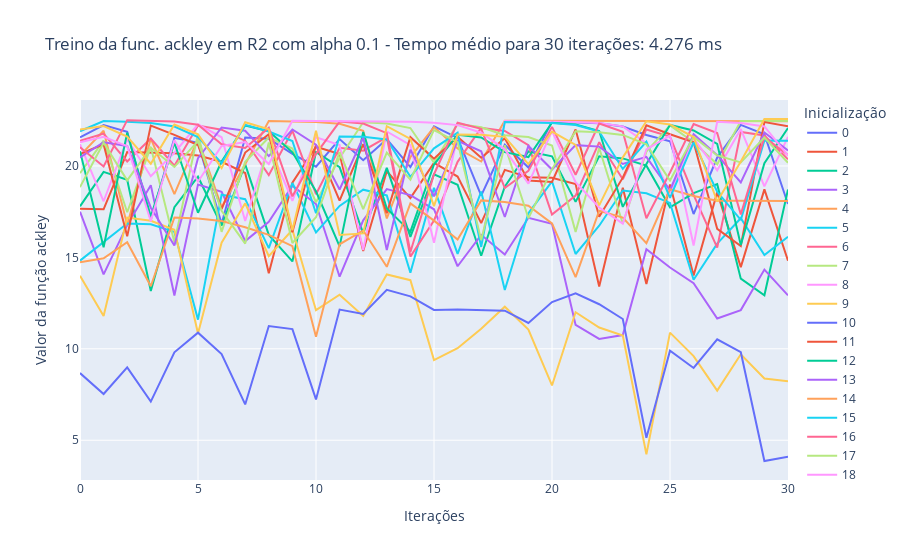

Here is the notebook cell this chart was saved with:
### Markdown cell above
Caso 3.2: $\alpha$ = 0.1, treinamento por 30 iterações

### Code cell
treina_gradiente(1e-1, 2, 'ackley', 30)

### Figure 1 — Plotly figure (JSON) as saved in the notebook; plotly's stock layout.template omitted (floating-point values rounded to 4 significant figures)
{"data": [{"hovertemplate": "variable=0<br>index=%{x}<br>value=%{y}<extra></extra>", "legendgroup": "0", "line": {"color": "#636efa", "dash": "solid"}, "marker": {"symbol": "circle"}, "mode": "lines", "name": "0", "orientation": "v", "showlegend": true, "type": "scatter", "x": [0, 1, 2, 3, 4, 5, 6, 7, 8, 9, 10, 11, 12, 13, 14, 15, 16, 17, 18, 19, 20, 21, 22, 23, 24, 25, 26, 27, 28, 29, 30], "xaxis": "x", "y": [21.57, 22.24, 21.87, 17.06, 21.54, 21.27, 16.84, 21.56, 21.49, 20.66, 19.96, 21.47, 20.32, 21.47, 19.94, 22.16, 21.53, 18.37, 21.16, 19.91, 22.43, 22.4, 22.33, 22.16, 21.7, 21.35, 17.37, 20.46, 22.24, 21.74, 17.92], "yaxis": "y"}, {"hovertemplate": "variable=1<br>index=%{x}<br>value=%{y}<extra></extra>", "legendgroup": "1", "line": {"color": "#EF553B", "dash": "solid"}, "marker": {"symbol": "circle"}, "mode": "lines", "name": "1", "orientation": "v", "showlegend": true, "type": "scatter", "x": [0, 1, 2, 3, 4, 5, 6, 7, 8, 9, 10, 11, 12, 13, 14, 15, 16, 17, 18, 19, 20, 21, 22, 23, 24, 25, 26, 27, 28, 29, 30], "xaxis": "x", "y": [17.66, 17.63, 20.76, 20.74, 20.69, 20.57, 20.23, 19.61, 14.13, 19.08, 21.05, 20.65, 15.35, 19.71, 18.24, 20.17, 19.42, 16.87, 19.78, 19.39, 19.35, 19.02, 13.4, 18.8, 13.55, 18.99, 14.01, 18.56, 14.47, 18.72, 14.82], "yaxis": "y"}, {"hovertemplate": "variable=2<br>index=%{x}<br>value=%{y}<extra></extra>", "legendgroup": "2", "line": {"color": "#00cc96", "dash": "solid"}, "marker": {"symbol": "circle"}, "mode": "lines", "name": "2", "orientation": "v", "showlegend": true, "type": "scatter", "x": [0, 1, 2, 3, 4, 5, 6, 7, 8, 9, 10, 11, 12, 13, 14, 15, 16, 17, 18, 19, 20, 21, 22, 23, 24, 25, 26, 27, 28, 29, 30], "xaxis": "x", "y": [17.79, 19.68, 19.25, 13.16, 17.75, 19.41, 16.74, 20.09, 16.23, 14.78, 20.76, 19.94, 16.32, 19.9, 16.12, 19.54, 18.97, 15.09, 18.86, 20.79, 20.52, 18.04, 20.53, 20.41, 20.02, 17.74, 18.52, 19.0, 13.84, 12.93, 18.71], "yaxis": "y"}, {"hovertemplate": "variable=3<br>index=%{x}<br>value=%{y}<extra></extra>", "legendgroup": "3", "line": {"color": "#ab63fa", "dash": "solid"}, "marker": {"symbol": "circle"}, "mode": "lines", "name": "3", "orientation": "v", "showlegend": true, "type": "scatter", "x": [0, 1, 2, 3, 4, 5, 6, 7, 8, 9, 10, 11, 12, 13, 14, 15, 16, 17, 18, 19, 20, 21, 22, 23, 24, 25, 26, 27, 28, 29, 30], "xaxis": "x", "y": [17.5, 14.07, 16.77, 18.95, 12.92, 18.98, 18.58, 15.89, 16.95, 18.91, 17.92, 13.94, 17.03, 18.73, 18.41, 17.63, 14.51, 16.23, 15.15, 17.17, 16.84, 11.3, 10.54, 10.75, 15.45, 14.44, 13.59, 11.65, 12.12, 14.33, 12.92], "yaxis": "y"}, {"hovertemplate": "variable=4<br>index=%{x}<br>value=%{y}<extra></extra>", "legendgroup": "4", "line": {"color": "#FFA15A", "dash": "solid"}, "marker": {"symbol": "circle"}, "mode": "lines", "name": "4", "orientation": "v", "showlegend": true, "type": "scatter", "x": [0, 1, 2, 3, 4, 5, 6, 7, 8, 9, 10, 11, 12, 13, 14, 15, 16, 17, 18, 19, 20, 21, 22, 23, 24, 25, 26, 27, 28, 29, 30], "xaxis": "x", "y": [20.57, 21.93, 16.78, 21.5, 18.46, 21.48, 17.74, 20.14, 22.45, 22.44, 22.4, 22.31, 21.93, 17.13, 20.48, 22.12, 20.96, 20.24, 22.47, 22.47, 22.47, 22.47, 22.47, 22.47, 22.47, 22.47, 22.47, 22.47, 22.46, 22.46, 22.45], "yaxis": "y"}, {"hovertemplate": "variable=5<br>index=%{x}<br>value=%{y}<extra></extra>", "legendgroup": "5", "line": {"color": "#19d3f3", "dash": "solid"}, "marker": {"symbol": "circle"}, "mode": "lines", "name": "5", "orientation": "v", "showlegend": true, "type": "scatter", "x": [0, 1, 2, 3, 4, 5, 6, 7, 8, 9, 10, 11, 12, 13, 14, 15, 16, 17, 18, 19, 20, 21, 22, 23, 24, 25, 26, 27, 28, 29, 30], "xaxis": "x", "y": [14.82, 15.85, 16.85, 16.81, 16.39, 11.6, 18.43, 18.18, 15.51, 19.07, 16.36, 17.81, 18.7, 18.39, 14.16, 18.8, 15.19, 18.6, 13.21, 17.41, 19.16, 15.18, 16.73, 18.66, 18.5, 17.98, 13.78, 15.75, 17.14, 15.13, 16.13], "yaxis": "y"}, {"hovertemplate": "variable=6<br>index=%{x}<br>value=%{y}<extra></extra>", "legendgroup": "6", "line": {"color": "#FF6692", "dash": "solid"}, "marker": {"symbol": "circle"}, "mode": "lines", "name": "6", "orientation": "v", "showlegend": true, "type": "scatter", "x": [0, 1, 2, 3, 4, 5, 6, 7, 8, 9, 10, 11, 12, 13, 14, 15, 16, 17, 18, 19, 20, 21, 22, 23, 24, 25, 26, 27, 28, 29, 30], "xaxis": "x", "y": [21.37, 21.77, 20.24, 21.5, 20.01, 22.21, 21.98, 21.37, 19.5, 21.93, 18.45, 21.0, 20.84, 21.58, 15.04, 17.02, 20.22, 22.08, 21.91, 21.13, 17.34, 18.38, 21.3, 19.27, 22.0, 21.61, 18.41, 15.54, 21.86, 21.67, 20.36], "yaxis": "y"}, {"hovertemplate": "variable=7<br>index=%{x}<br>value=%{y}<extra></extra>", "legendgroup": "7", "line": {"color": "#B6E880", "dash": "solid"}, "marker": {"symbol": "circle"}, "mode": "lines", "name": "7", "orientation": "v", "showlegend": true, "type": "scatter", "x": [0, 1, 2, 3, 4, 5, 6, 7, 8, 9, 10, 11, 12, 13, 14, 15, 16, 17, 18, 19, 20, 21, 22, 23, 24, 25, 26, 27, 28, 29, 30], "xaxis": "x", "y": [19.61, 21.39, 17.47, 21.04, 15.82, 21.75, 16.4, 20.23, 21.55, 20.95, 18.01, 20.44, 22.39, 22.32, 22.07, 20.18, 22.3, 22.12, 21.68, 21.58, 21.12, 16.39, 20.99, 16.84, 20.78, 22.22, 21.3, 20.09, 22.46, 22.46, 22.46], "yaxis": "y"}, {"hovertemplate": "variable=8<br>index=%{x}<br>value=%{y}<extra></extra>", "legendgroup": "8", "line": {"color": "#FF97FF", "dash": "solid"}, "marker": {"symbol": "circle"}, "mode": "lines", "name": "8", "orientation": "v", "showlegend": true, "type": "scatter", "x": [0, 1, 2, 3, 4, 5, 6, 7, 8, 9, 10, 11, 12, 13, 14, 15, 16, 17, 18, 19, 20, 21, 22, 23, 24, 25, 26, 27, 28, 29, 30], "xaxis": "x", "y": [21.2, 18.07, 21.46, 19.44, 20.72, 22.27, 21.57, 16.99, 21.17, 18.09, 21.57, 21.14, 15.4, 21.88, 21.13, 15.8, 21.65, 15.75, 22.45, 22.45, 22.43, 22.4, 22.34, 22.17, 21.24, 18.52, 21.51, 19.76, 22.02, 18.88, 21.59], "yaxis": "y"}, {"hovertemplate": "variable=9<br>index=%{x}<br>value=%{y}<extra></extra>", "legendgroup": "9", "line": {"color": "#FECB52", "dash": "solid"}, "marker": {"symbol": "circle"}, "mode": "lines", "name": "9", "orientation": "v", "showlegend": true, "type": "scatter", "x": [0, 1, 2, 3, 4, 5, 6, 7, 8, 9, 10, 11, 12, 13, 14, 15, 16, 17, 18, 19, 20, 21, 22, 23, 24, 25, 26, 27, 28, 29, 30], "xaxis": "x", "y": [13.99, 11.8, 17.17, 17.0, 16.51, 10.83, 15.8, 17.96, 15.07, 16.51, 12.11, 12.96, 11.79, 14.07, 13.75, 9.386, 10.04, 11.1, 12.3, 11.05, 7.997, 12.0, 11.16, 10.72, 4.225, 10.88, 9.603, 7.713, 9.699, 8.375, 8.227], "yaxis": "y"}, {"hovertemplate": "variable=10<br>index=%{x}<br>value=%{y}<extra></extra>", "legendgroup": "10", "line": {"color": "#636efa", "dash": "solid"}, "marker": {"symbol": "circle"}, "mode": "lines", "name": "10", "orientation": "v", "showlegend": true, "type": "scatter", "x": [0, 1, 2, 3, 4, 5, 6, 7, 8, 9, 10, 11, 12, 13, 14, 15, 16, 17, 18, 19, 20, 21, 22, 23, 24, 25, 26, 27, 28, 29, 30], "xaxis": "x", "y": [8.671, 7.528, 8.986, 7.112, 9.806, 10.88, 9.716, 6.959, 11.24, 11.08, 7.235, 12.14, 11.91, 13.23, 12.87, 12.13, 12.15, 12.12, 12.09, 11.41, 12.55, 13.03, 12.44, 11.63, 5.134, 9.895, 8.952, 10.52, 9.816, 3.865, 4.1], "yaxis": "y"}, {"hovertemplate": "variable=11<br>index=%{x}<br>value=%{y}<extra></extra>", "legendgroup": "11", "line": {"color": "#EF553B", "dash": "solid"}, "marker": {"symbol": "circle"}, "mode": "lines", "name": "11", "orientation": "v", "showlegend": true, "type": "scatter", "x": [0, 1, 2, 3, 4, 5, 6, 7, 8, 9, 10, 11, 12, 13, 14, 15, 16, 17, 18, 19, 20, 21, 22, 23, 24, 25, 26, 27, 28, 29, 30], "xaxis": "x", "y": [20.65, 21.19, 16.15, 22.21, 21.7, 21.14, 17.63, 20.73, 21.73, 16.37, 21.16, 18.11, 21.19, 17.42, 21.57, 20.39, 21.58, 20.45, 21.51, 19.2, 19.12, 21.99, 17.22, 19.36, 22.22, 21.73, 21.29, 16.56, 15.62, 22.4, 22.17], "yaxis": "y"}, {"hovertemplate": "variable=12<br>index=%{x}<br>value=%{y}<extra></extra>", "legendgroup": "12", "line": {"color": "#00cc96", "dash": "solid"}, "marker": {"symbol": "circle"}, "mode": "lines", "name": "12", "orientation": "v", "showlegend": true, "type": "scatter", "x": [0, 1, 2, 3, 4, 5, 6, 7, 8, 9, 10, 11, 12, 13, 14, 15, 16, 17, 18, 19, 20, 21, 22, 23, 24, 25, 26, 27, 28, 29, 30], "xaxis": "x", "y": [20.81, 15.55, 21.82, 17.23, 21.27, 17.44, 20.24, 22.21, 21.9, 20.75, 18.62, 15.6, 21.86, 17.67, 16.4, 20.08, 21.71, 21.56, 20.76, 20.49, 22.36, 22.27, 21.91, 17.76, 20.11, 22.24, 21.94, 21.21, 15.68, 20.15, 22.08], "yaxis": "y"}, {"hovertemplate": "variable=13<br>index=%{x}<br>value=%{y}<extra></extra>", "legendgroup": "13", "line": {"color": "#ab63fa", "dash": "solid"}, "marker": {"symbol": "circle"}, "mode": "lines", "name": "13", "orientation": "v", "showlegend": true, "type": "scatter", "x": [0, 1, 2, 3, 4, 5, 6, 7, 8, 9, 10, 11, 12, 13, 14, 15, 16, 17, 18, 19, 20, 21, 22, 23, 24, 25, 26, 27, 28, 29, 30], "xaxis": "x", "y": [20.47, 21.3, 21.09, 17.72, 15.65, 20.43, 22.1, 21.92, 20.54, 21.99, 21.16, 18.71, 21.57, 15.4, 20.89, 18.34, 21.37, 20.8, 17.21, 21.09, 19.81, 21.14, 21.06, 20.11, 20.5, 18.67, 21.74, 20.59, 19.1, 21.83, 20.85], "yaxis": "y"}, {"hovertemplate": "variable=14<br>index=%{x}<br>value=%{y}<extra></extra>", "legendgroup": "14", "line": {"color": "#FFA15A", "dash": "solid"}, "marker": {"symbol": "circle"}, "mode": "lines", "name": "14", "orientation": "v", "showlegend": true, "type": "scatter", "x": [0, 1, 2, 3, 4, 5, 6, 7, 8, 9, 10, 11, 12, 13, 14, 15, 16, 17, 18, 19, 20, 21, 22, 23, 24, 25, 26, 27, 28, 29, 30], "xaxis": "x", "y": [14.73, 14.95, 15.83, 13.42, 17.19, 17.12, 16.99, 16.65, 16.23, 15.61, 10.66, 15.72, 16.47, 14.48, 17.95, 17.01, 15.97, 18.12, 18.03, 17.83, 16.86, 13.92, 17.55, 17.18, 15.78, 18.73, 18.36, 18.1, 18.1, 18.09, 18.09], "yaxis": "y"}, {"hovertemplate": "variable=15<br>index=%{x}<br>value=%{y}<extra></extra>", "legendgroup": "15", "line": {"color": "#19d3f3", "dash": "solid"}, "marker": {"symbol": "circle"}, "mode": "lines", "name": "15", "orientation": "v", "showlegend": true, "type": "scatter", "x": [0, 1, 2, 3, 4, 5, 6, 7, 8, 9, 10, 11, 12, 13, 14, 15, 16, 17, 18, 19, 20, 21, 22, 23, 24, 25, 26, 27, 28, 29, 30], "xaxis": "x", "y": [21.9, 22.46, 22.42, 22.35, 22.15, 21.59, 20.16, 22.25, 21.88, 21.37, 17.42, 21.61, 21.59, 21.45, 19.41, 20.96, 21.82, 15.57, 22.4, 22.38, 22.34, 22.24, 21.88, 19.84, 21.33, 18.25, 21.29, 18.59, 17.05, 21.39, 21.37], "yaxis": "y"}, {"hovertemplate": "variable=16<br>index=%{x}<br>value=%{y}<extra></extra>", "legendgroup": "16", "line": {"color": "#FF6692", "dash": "solid"}, "marker": {"symbol": "circle"}, "mode": "lines", "name": "16", "orientation": "v", "showlegend": true, "type": "scatter", "x": [0, 1, 2, 3, 4, 5, 6, 7, 8, 9, 10, 11, 12, 13, 14, 15, 16, 17, 18, 19, 20, 21, 22, 23, 24, 25, 26, 27, 28, 29, 30], "xaxis": "x", "y": [21.02, 19.97, 22.5, 22.48, 22.43, 22.26, 21.19, 20.99, 22.09, 18.34, 20.66, 22.43, 22.32, 21.8, 15.3, 19.55, 22.36, 22.03, 18.79, 19.74, 22.14, 19.52, 22.32, 21.87, 17.14, 19.64, 22.29, 21.8, 17.35, 21.58, 20.6], "yaxis": "y"}, {"hovertemplate": "variable=17<br>index=%{x}<br>value=%{y}<extra></extra>", "legendgroup": "17", "line": {"color": "#B6E880", "dash": "solid"}, "marker": {"symbol": "circle"}, "mode": "lines", "name": "17", "orientation": "v", "showlegend": true, "type": "scatter", "x": [0, 1, 2, 3, 4, 5, 6, 7, 8, 9, 10, 11, 12, 13, 14, 15, 16, 17, 18, 19, 20, 21, 22, 23, 24, 25, 26, 27, 28, 29, 30], "xaxis": "x", "y": [18.84, 21.27, 19.21, 21.0, 19.95, 21.36, 17.55, 15.76, 21.28, 15.79, 17.19, 20.76, 17.64, 20.74, 19.25, 21.96, 21.3, 15.94, 21.13, 17.14, 19.82, 21.9, 21.85, 21.7, 21.18, 19.2, 21.59, 20.57, 20.19, 21.56, 20.17], "yaxis": "y"}, {"hovertemplate": "variable=18<br>index=%{x}<br>value=%{y}<extra></extra>", "legendgroup": "18", "line": {"color": "#FF97FF", "dash": "solid"}, "marker": {"symbol": "circle"}, "mode": "lines", "name": "18", "orientation": "v", "showlegend": true, "type": "scatter", "x": [0, 1, 2, 3, 4, 5, 6, 7, 8, 9, 10, 11, 12, 13, 14, 15, 16, 17, 18, 19, 20, 21, 22, 23, 24, 25, 26, 27, 28, 29, 30], "xaxis": "x", "y": [21.3, 21.6, 21.08, 16.98, 21.42, 19.14, 21.09, 21.31, 20.1, 22.47, 22.46, 22.46, 22.45, 22.44, 22.42, 22.36, 22.23, 21.82, 20.91, 19.03, 21.91, 19.11, 17.73, 16.85, 20.9, 21.66, 15.65, 22.41, 22.35, 22.16, 20.56], "yaxis": "y"}, {"hovertemplate": "variable=19<br>index=%{x}<br>value=%{y}<extra></extra>", "legendgroup": "19", "line": {"color": "#FECB52", "dash": "solid"}, "marker": {"symbol": "circle"}, "mode": "lines", "name": "19", "orientation": "v", "showlegend": true, "type": "scatter", "x": [0, 1, 2, 3, 4, 5, 6, 7, 8, 9, 10, 11, 12, 13, 14, 15, 16, 17, 18, 19, 20, 21, 22, 23, 24, 25, 26, 27, 28, 29, 30], "xaxis": "x", "y": [21.99, 22.18, 21.61, 20.12, 22.27, 21.73, 19.88, 22.39, 22.0, 16.49, 21.93, 16.23, 16.31, 22.17, 21.47, 17.8, 21.72, 21.7, 21.59, 20.1, 21.88, 21.15, 17.84, 20.47, 22.44, 22.27, 21.58, 18.06, 20.25, 22.57, 22.57], "yaxis": "y"}], "layout": {"legend": {"title": {"text": "Inicialização"}, "tracegroupgap": 0}, "title": {"text": "Treino da func. ackley em R2 com alpha 0.1 - Tempo médio para 30 iterações: 4.276 ms"}, "xaxis": {"anchor": "y", "domain": [0, 1], "title": {"text": "Iterações"}}, "yaxis": {"anchor": "x", "domain": [0, 1], "title": {"text": "Valor da função ackley"}}}}
